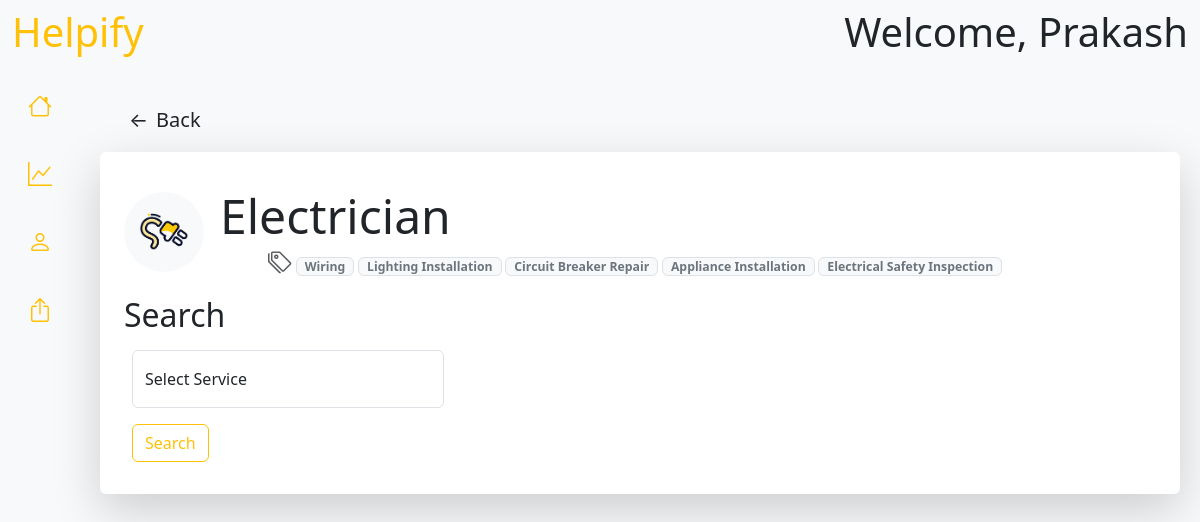
Page /dashboard/Electrician (signed in) on the committed database.
### backend/models.py (models this page shows, shortened)
class User(db.Model, UserMixin):
    __tablename__ = "customer"
    id = db.Column(db.Integer, primary_key=True, autoincrement=True)
    name = db.Column(db.String, unique=True)
    address = db.Column(db.String)
    city = db.Column(db.String)
    email = db.Column(db.String, unique=True)
    password = db.Column(db.String)
    phone = db.Column(db.String)
    status=db.Column(db.String)
    sent_booking = db.relationship("Booking", backref="customer")

class ServiceCategory(db.Model):
    __tablename__ = "category"
    id = db.Column(db.Integer, primary_key=True, autoincrement=True)
    name = db.Column(db.String, unique=True)
    base_price = db.Column(db.Integer)
    tags = db.Column(db.String)
    img_url = db.Column(db.String, unique=True)
    service_plans = db.relationship("ServicePlan", backref="category")
    professionals = db.relationship("Professional", backref="category",cascade="all, delete-orphan")

### backend/routes.py (the view, shortened to what this page needs)
@app.route("/dashboard/<cat_name>", methods=["GET", "POST"])
def search(cat_name):
    if request.method=="GET" and isinstance(current_user,User):
        categorie=ServiceCategory.query.filter_by(name=cat_name).first()
        return  render_template("/Customer/Book-plan.html",cu=current_user,cat=categorie)

### templates/Customer/Book-plan.html (shortened to what this page needs)
{% extends "/Customer/base.html" %}
{% block content %}
    <main class="flex-grow-1" style="margin-left: 80px; padding: 20px;">
        {% if cu.status=="Active" %}
        <div class="pt-1">
            <div class="container">
                <button class="btn btn-outline-white btn-lg d-flex align-items-center gap-2 shadow-none" onclick="history.back()">
                    <span>&larr;</span> Back
                </button>
            </div>
            <div class="card shadow-lg border-0 p-4 mt-2 mb-4">
                <div class="row">
                    <div class="col d-flex align-items-center mb-3">
                        <div class="rounded-circle border border-0 bg-light mt-3 d-flex align-items-center justify-content-center" style="width: 80px; height: 80px;">
                            <img src="{{cat.img_url}}" style="width: 50px; height: 50px;">
                        </div>
                        <div class="ms-3" style="height:75px">
                            <h2 class="mb-0 display-5">{{cat.name}}</h2>
                            <div class="">
                                {% set tags = cat.tags.split(',') %}
                                <small class="fw-bold ms-5"><i class="bi bi-tags fs-4 text-muted"></i>
                                    {% for i in tags %}
                                    <span class="border rounded px-2 bg-light text-nowrap text-secondary small">{{i}}</span>
                                    {% endfor %}
                                </small>
                            </div>
                        </div>
                    </div>
                </div>
                <div class="mt-2">
                    <h2>Search</h2>
                    <div class="row">
                        <div class="col-md-4 me-auto">
                            <form class="p-2" action="/dashboard/{{cat.name}}" method="POST">
                                <div class="form-floating mb-3">
                                  <input type="text" class="form-control" id="serviceTag" name="tag" placeholder="Enter Service" required>
                                  <label for="serviceTag">Select Service</label>
                                </div>
                                <div class="col-md-2 d-flex align-items-end">
                                  <button type="submit" class="btn btn-outline-warning">Search</button>
                                </div>
                            </form>
                        </div>
                    </div>
                </div>
            </div>
            </div>
        </div>
        {% elif cu.status=="Blocked" %}
        <div class="card">
            <div class="card-body">
                <p>Your accoud has been blocked by admin</p>
            </div>
        </div>
        {% endif %}
{% endblock %}

### templates/Customer/base.html (shortened to what this page needs)
<!DOCTYPE html>
<html lang="en">
<head>
    <link href="https://cdn.jsdelivr.net/npm/bootstrap@5.3.3/dist/css/bootstrap.min.css" rel="stylesheet">
    <link href="https://cdn.jsdelivr.net/npm/bootstrap-icons/font/bootstrap-icons.css" rel="stylesheet">
</head>
<body class="bg-light">
    <nav class="navbar bg-light navbar-light sticky-top">
        <div class="container-fluid">
            <div class="me-auto">
                <h2 class="display-6 text-warning">Helpify</h2>
            </div>
            <div class="ms-auto">
                <h2 class="display-6">Welcome, {{cu.name}}</h2>
            </div>
        </div>
    </nav>
    <div class="d-flex">
        <div class="vh-100 position-fixed" style="width: 80px;">
            <ul class="nav flex-column text-center">
                <li class="nav-item">
                    <a href="/dashboard" class="nav-link py-3 d-flex justify-content-center align-items-center position-relative"
                    data-bs-toggle="tooltip" data-bs-placement="right" title="Dashboard">
                        <i class="bi bi-house text-warning fs-4" ></i>
                    </a>
                </li>
                <li class="nav-item">
                    <a href="/dashboard/statistics" class="nav-link py-3 d-flex justify-content-center align-items-center position-relative"
                    data-bs-toggle="tooltip" data-bs-placement="right" title="Statistics">
                        <i class="bi bi-graph-up text-warning fs-4"></i>
                    </a>
                </li>
                <li class="nav-item ">
                    <a href="/dashboard/profile-setting" class="nav-link py-3 d-flex justify-content-center align-items-center  position-relative"
                    data-bs-toggle="tooltip" data-bs-placement="right" title="Profile">
                        <i class="bi bi-person text-warning fs-4"></i>
                    </a>
                </li>
                <li class="nav-item ">
                    <a href="/logout" class="nav-link py-3 d-flex justify-content-center align-items-center position-relative"
                    data-bs-toggle="tooltip" data-bs-placement="right" title="Grid">
                        <i class="bi bi-box-arrow-up text-warning fs-4"></i>
                    </a>
                </li>
            </ul>
        </div>
        {% block content %}
        {% endblock %}
</body>
</html>

### rows in the picture
User: name "Prakash"
ServiceCategory: img_url (picture), name "Electrician"

### other values in the picture
{{ i }} "Wiring" "Lighting Installation" "Circuit Breaker Repair" "Appliance Installation" "Electrical Safety Inspection"
